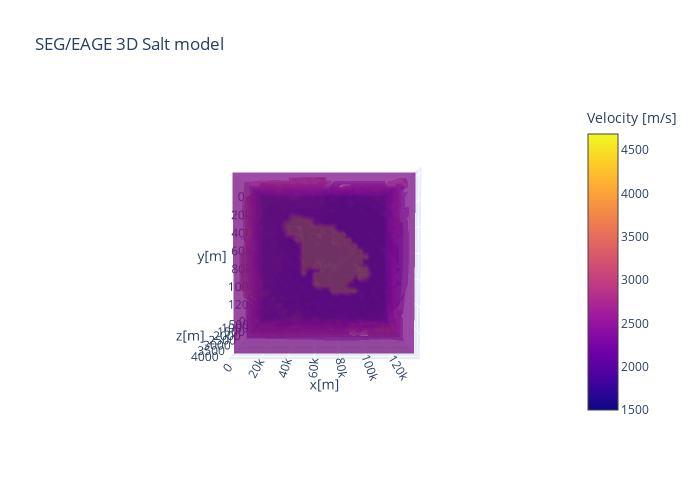

Notebook source saved alongside this figure:
### Code cell
fig = go.Figure(
    data=go.Volume(
        x=X.flatten(),
        y=Y.flatten(),
        z=Z.flatten(),
        value=vel_.flatten(),
        opacity=0.5, # para poder ver entre las capas
        surface_count=21, # entre mas alto, mejor el renderizado del volulem
        colorbar_title='Velocity [m/s]'
    )
)

camera = dict(
    eye=dict(x=0., y=-0.1, z=-2.5),
)

fig.update_layout(
    title='SEG/EAGE 3D Salt model',
    width=700,
    height=500,
    scene = dict(
        xaxis_title='x[m]',
        yaxis_title='y[m]',
        zaxis_title='z[m]',
        zaxis = dict(range=[4200,0],), # se invierte el eje Z
    ),
    scene_camera=camera,
)

fig.show()
#fig.write_image("seg_eage_salt_model/fig1.png")

### Figure 1 — Plotly figure (JSON) as saved in the notebook; plotly's stock layout.template omitted (floating-point values rounded to 4 significant figures; data arrays with more than 128 entries replaced by an {"elided": "..."} marker saying what was removed)
{"data": [{"colorbar": {"title": {"text": "Velocity [m/s]"}}, "opacity": 0.5, "surface": {"count": 21}, "type": "volume", "value": {"elided": "6760 float values"}, "x": {"elided": "6760 int values"}, "y": {"elided": "6760 int values"}, "z": {"elided": "6760 float values"}}], "layout": {"height": 500, "scene": {"camera": {"eye": {"x": 0, "y": -0.1, "z": -2.5}}, "xaxis": {"title": {"text": "x[m]"}}, "yaxis": {"title": {"text": "y[m]"}}, "zaxis": {"range": [4200, 0], "title": {"text": "z[m]"}}}, "title": {"text": "SEG/EAGE 3D Salt model"}, "width": 700}}
